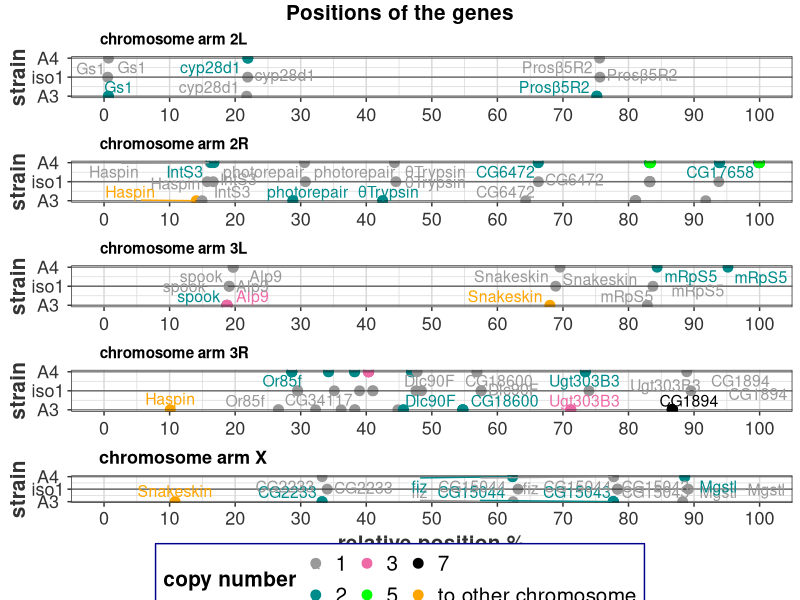

Write R code to recreate this figure.
library(ggplot2)
library(ggrepel)

library(dplyr)
library(gridExtra)
library(reshape2)
library(grid)
library(gridBase)

#library(ggpubr)

setwd("~/cloud/para/gene_pos")
twoL <- read.table('2L.txt', header=T)
twoL$fill <- as.character(twoL$fill)
twoR <- read.table('2R.txt', header=T)
twoR$fill <- as.character(twoR$fill)
threeL <- read.table('3L.txt', header=T)
threeL$fill <- as.character(threeL$fill)
threeR <- read.table('3R.txt', header=T)
threeR$fill <- as.character(threeR$fill)
X <- read.table('X.txt', header=T)
X$fill <- as.character(X$fill)


plotonechrome <- function(xx,tx,tg=FALSE) {
ggplot(data=xx) + 
    geom_point(aes(x=position,y=strain,color=fill),position=position_jitter(width=0,height=0.001),size=3) +
    geom_abline(slope = 0,intercept = 1, alpha=0.4) +
    geom_abline(slope = 0,intercept = 2, alpha=0.5) +
    geom_abline(slope = 0,intercept = 3, alpha=0.4) +
    scale_color_manual(values = c('1'='gray60','2'='darkcyan','3'='hotpink2','5'='green','7'='black','to other chromosome'='orange'))+ 
    #geom_text(aes(x=position,y=strain,label=geneName, color=fill), vjust=-1.8,position=position_jitter(width=0,height=0.3)) + 
    geom_text_repel(aes(x = position, y = strain, label = geneName,color=fill), data=xx[xx$label==TRUE,],size=4) + 
    labs(title=paste("chromosome arm",tx) , y="strain", x="relative position %", color="copy number") +
    theme_bw() +
    #theme(axis.text.x=element_text(angle=0, hjust=1)) +
    #coord_cartesian(xlim=c(1,20), ylim=c(0, 0.8)) +
    #scale_x_discrete(labels=1:20) + 
    scale_x_continuous(breaks =seq(0,100,by=10), limits = c(0,100)) + 
    scale_y_continuous(breaks = c(1,2,3),labels = c('A3','iso1','A4')) + 
    theme(
        panel.grid = element_line(color="grey85"),  
        legend.position = tg,
        legend.background =  element_rect( size=0.5, linetype="solid",colour ="darkblue"),
        legend.title = element_text(face='bold', size = 15),
        legend.text = element_text(face='plain', size = 15),
        plot.title = element_text(size = 11, face = "bold", hjust=0.05),
        axis.text.x = element_text(colour="grey20",size=13,hjust=.5,vjust=.2,face="plain"),
        axis.text.y = element_text(colour="grey20",size=13,hjust=.5,vjust=.5,face="plain"),
        #axis.title.x = element_text(colour="grey20",size=15,hjust=.5,vjust=0,face="bold"), 
        axis.title.x = element_blank(),
        axis.title.y = element_text(colour="grey20",size=15,hjust=.5,vjust=.5,face="bold"))
}


plotonechrome_withx <- function(xx,tx,tg=FALSE) {
    ggplot(data=xx) + 
        geom_point(aes(x=position,y=strain,color=fill),position=position_jitter(width=0,height=0.001),size=3) +
        geom_abline(slope = 0,intercept = 1, alpha=0.4) +
        geom_abline(slope = 0,intercept = 2, alpha=0.5) +
        geom_abline(slope = 0,intercept = 3, alpha=0.4) +
        scale_color_manual(values = c('1'='gray60','2'='darkcyan','3'='hotpink2','5'='green','7'='black','to other chromosome'='orange'))+ 
        #geom_text(aes(x=position,y=strain,label=geneName, color=fill), vjust=-1.8,position=position_jitter(width=0,height=0.3)) + 
        geom_text_repel(aes(x = position, y = strain, label = geneName,color=fill), data=xx[xx$label==TRUE,],size=4) + 
        labs(title=paste("chromosome arm",tx) , y="strain", x="relative position %") +
        theme_bw() +
        #theme(axis.text.x=element_text(angle=0, hjust=1)) +
        #coord_cartesian(xlim=c(1,20), ylim=c(0, 0.8)) +
        #scale_x_discrete(labels=1:20) + 
        scale_x_continuous(breaks =seq(0,100,by=10), limits = c(0,100)) + 
        scale_y_continuous(breaks = c(1,2,3),labels = c('A3','iso1','A4')) + 
        theme(
            panel.grid = element_line(color="grey85"),  
            legend.position = tg,
            legend.background =  element_rect( size=0.5, linetype="solid",colour ="darkblue"),
            legend.title = element_blank(),
            legend.text = element_text(face='bold', size = 18),
            plot.title = element_text(size = 13, face = "bold",hjust=.05),
            axis.text.x = element_text(colour="grey20",size=13,hjust=.5,vjust=.5,face="plain"),
            axis.text.y = element_text(colour="grey20",size=13,hjust=.5,vjust=.5,face="plain"),
            axis.title.x = element_text(colour="grey20",size=15,hjust=.5,vjust=0,face="bold"), 
            #axis.title.x = element_blank(),
            axis.title.y = element_text(colour="grey20",size=15,hjust=.5,vjust=.5,face="bold"))
}
#1200 * 400 size # lock for 8 in slides
p1 <- plotonechrome(twoL,"2L",tg="none")
p2 <- plotonechrome(twoR,"2R",tg="none")
p3 <- plotonechrome(threeL,"3L",tg="none")
p4 <- plotonechrome(threeR,"3R",tg="none")
p5 <- plotonechrome_withx(X,"X",tg="none")


g_legend<-function(a.gplot){
    tmp <- ggplot_gtable(ggplot_build(a.gplot))
    leg <- which(sapply(tmp$grobs, function(x) x$name) == "guide-box")
    legend <- tmp$grobs[[leg]]
    return(legend)}
com_leg <- g_legend(plotonechrome(X,"X",tg="bottom"))

#tx1=textGrob("simulated null datasets: false postive rate with different levels of replication", gp=gpar(fontface="bold", fontsize = 18))
#tx2=textGrob("false positive rate", gp=gpar(fontface="bold", fontsize=15), rot=90)
tx1=textGrob("Positions of the genes", gp=gpar(fontface="bold", fontsize=15))

pa <- grid.arrange(p1,p2,p3,p4,p5,com_leg,nrow=6,heights=c(2,2,2,2,2.2,0.8), top=tx1)

ggsave(file="~/cloud/para/gene_pos/fig1_gene_positions.pdf",pa, device = "pdf", width = 30, height = 36, units = "cm",dpi=200)

#pdf(pa, file="test.pdf")

#ggarrange(p1,p2,p3,p4,p5,ncol=1,bottom=tx3, common.legend = TRUE, legend ="bottom")
